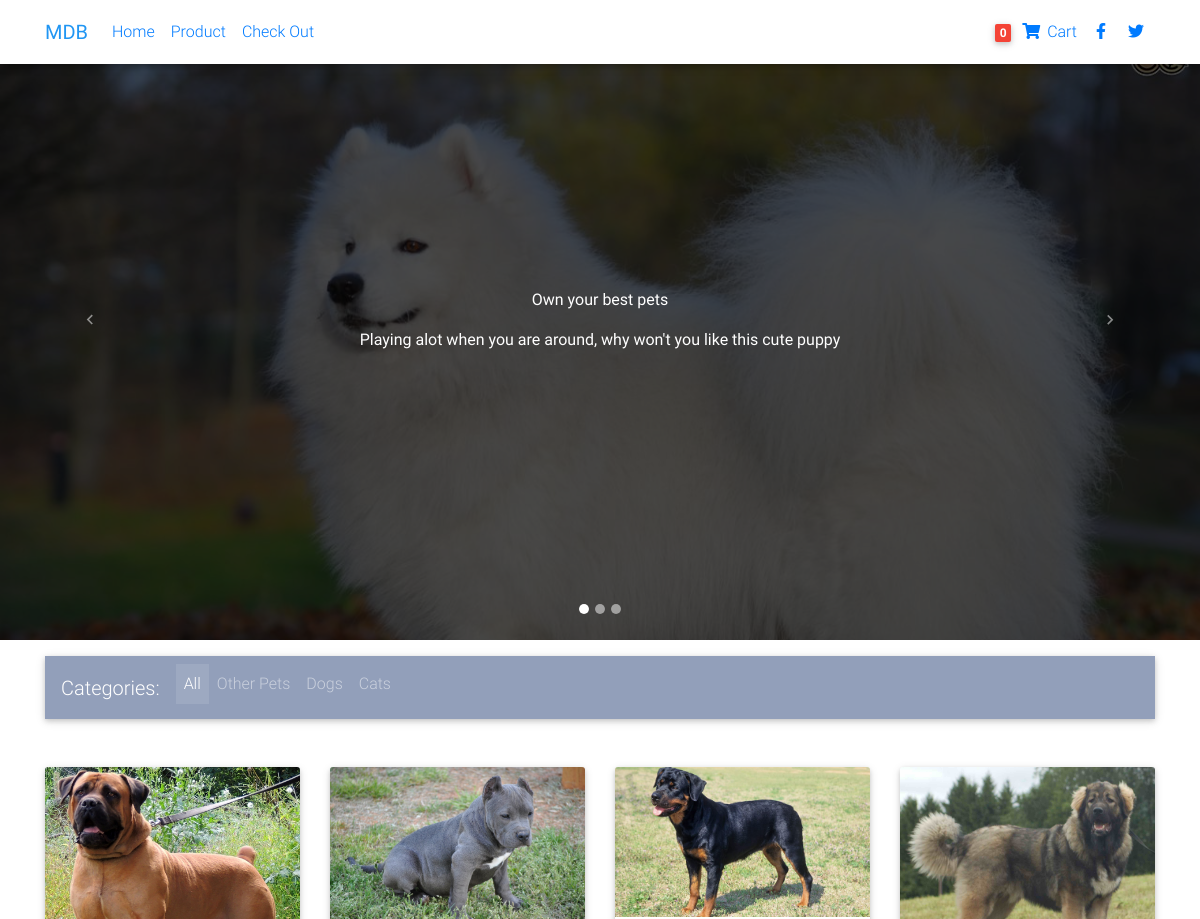
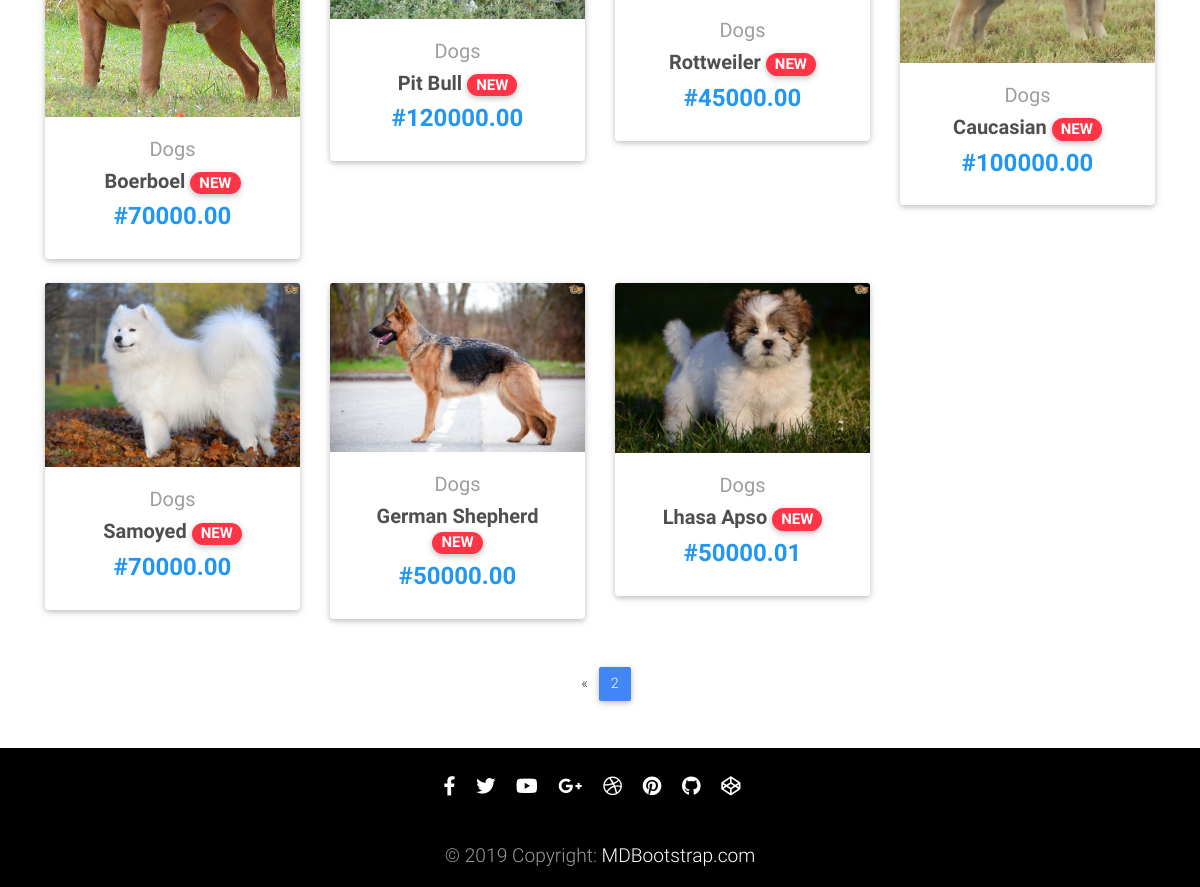
The page //cart/?page=2 on the database its author committed (2 pictures, top to bottom).
### store/models.py (models this page shows, shortened)
class Category(models.Model):
    name = models.CharField(max_length=200, db_index=True)
    slug = models.SlugField(max_length=300, unique=True)
    class Meta:
        ordering = ("-name",)
        verbose_name = "category"
        verbose_name_plural = "categories"
    def __str__(self):
        return self.name
    def get_absolute_url(self):
        return reverse("store:store_page", args=[self.slug])

class Product(models.Model):
    category = models.ForeignKey(
        Category, on_delete=models.CASCADE, related_name="products")
    name = models.CharField(max_length=200, db_index=True)
    slug = models.SlugField(max_length=300, db_index=True)
    image = models.ImageField(upload_to="product", blank=True, null=True)
    price = models.DecimalField(max_digits=10, decimal_places=2)
    available = models.BooleanField(default=False)
    description = models.TextField(blank=True, null=True)
    created = models.DateTimeField(auto_now_add=True)
    updated = models.DateTimeField(auto_now=True)
    class Meta:
        ordering = ("-created",)
        index_together = (("id", "slug"),)
    def get_absolute_url(self):
        return reverse("store:detail_page", args=[self.slug, self.id])
    @property
    def imageURL(self):
        try:
            url = self.image.url
        except ValueError:
            url = ''
        return url

### store/views.py (the view)
# urls.py: path("", views.store_page, name="store_page"),
def store_page(request, category_slug=None):
    category = None
    categories = Category.objects.all()
    product = Product.objects.filter(available=True)
    if category_slug:
        category = get_object_or_404(Category, slug=category_slug)
        product = category.products.filter(available=True)
    paginator = Paginator(product, 12)
    page = request.GET.get("page")
    try:
        product = paginator.page(page)
    except PageNotAnInteger:
        product = paginator.page(1)
    except EmptyPage:
        product = paginator.page(page.num_pages)
    return render(request, 'store-page.html', dict(category=category, categories=categories,
                                                   product=product, page=page))

### cart/cart.py (called while the page is built)
    def __len__(self):
        return sum(items["quantity"] for items in self.cart.values())

### cart/context_processor.py (called while the page is built)
def cart(request):
    cart = Cart(request)
    return {"cart": cart }

### templates/store-page.html (shortened to what this page needs)
<!DOCTYPE html>
{% load static %}
<html lang="en">
<head>
  <link rel="stylesheet" href="https://use.fontawesome.com/releases/v5.11.2/css/all.css">
  <link href="{% static 'css/bootstrap.min.css' %}" rel="stylesheet">
  <link href="{% static 'css/mdb.min.css' %}" rel="stylesheet">
  <link href="{% static 'css/style.min.css' %}" rel="stylesheet">
</head>
<body>
  <nav class="navbar fixed-top navbar-expand-lg navbar-primary white scrolling-navbar">
    <div class="container">
      <a class="navbar-brand waves-effect" href="{% url 'payment:payment_process' %}" target="_blank">
        <strong class="blue-text">MDB</strong>
      </a>
      <div class="collapse navbar-collapse" id="navbarSupportedContent">
        <ul class="navbar-nav mr-auto">
          <li class="nav-item">
            <a class="nav-link waves-effect" href="{% url 'store:store_page' %}">Home
            </a>
          </li>
          <li class="nav-item">
            <a class="nav-link waves-effect" href="https://mdbootstrap.com/docs/jquery/">Product</a>
          </li>
          <li class="nav-item">
            <a class="nav-link waves-effect" href="{% url 'orders:order_page' %}">Check
              Out
            </a>
          </li>
        </ul>
        <ul class="navbar-nav nav-flex-icons">
          {% with total_item=cart|length %}
          <li class="nav-item">
            <a class="nav-link waves-effect" href="{% url 'cart:cart_page' %}">
              <span class="badge red z-depth-1 mr-1">{{ total_item }}</span>
              <i class="fas fa-shopping-cart"></i>
              <span class="clearfix d-none d-sm-inline-block"> Cart </span>
            </a>
          </li>
          {% endwith %}
          <li class="nav-item">
            <a href="https://www.facebook.com/mdbootstrap" class="nav-link waves-effect" target="_blank">
              <i class="fab fa-facebook-f"></i>
            </a>
          </li>
          <li class="nav-item">
            <a href="https://twitter.com/MDBootstrap" class="nav-link waves-effect" target="_blank">
              <i class="fab fa-twitter"></i>
            </a>
          </li>
        </ul>
      </div>
    </div>
  </nav>
  <div id="carousel-example-1z" class="carousel slide carousel-fade pt-4" data-ride="carousel">
    <ol class="carousel-indicators">
      <li data-target="#carousel-example-1z" data-slide-to="0" class="active"></li>
      <li data-target="#carousel-example-1z" data-slide-to="1"></li>
      <li data-target="#carousel-example-1z" data-slide-to="2"></li>
    </ol>
    <div class="carousel-inner" role="listbox">
      <div class="carousel-item active">
        <div class="view"
          style="background-image: url({% static 'img/samoyed.jpg'%}); background-repeat: no-repeat; background-size: cover;">
          <div class="mask rgba-black-strong d-flex justify-content-center align-items-center">
            <div class="text-center white-text mx-5 wow fadeIn">
              <p>
                <strong>Own your best pets</strong>
              </p>
              <p class="mb-4 d-none d-md-block">
                <strong>Playing alot when you are around, why won't you like this cute puppy</strong>
              </p>
            </div>
          </div>
        </div>
      </div>
    </div>
    <a class="carousel-control-prev" href="#carousel-example-1z" role="button" data-slide="prev">
      <span class="carousel-control-prev-icon" aria-hidden="true"></span>
    </a>
    <a class="carousel-control-next" href="#carousel-example-1z" role="button" data-slide="next">
      <span class="carousel-control-next-icon" aria-hidden="true"></span>
    </a>
  </div>
  <main id="mainsection">
    <div class="container">
      <nav class="navbar navbar-expand-lg navbar-dark mdb-color lighten-3 mt-3 mb-5">
        <span class="navbar-brand">Categories:</span>
        <div class="collapse navbar-collapse" id="basicExampleNav">
          <ul class="navbar-nav mr-auto">
            <li {% if not category %} class="nav-item active" {% endif %}>
              <a class="nav-link" href="{% url 'store:store_page' %}">All
              </a>
            </li>
            {% for c in categories %}
            <li {% if category.slug is c.slug %} class="nav-item active" {% endif %}>
              <a class="nav-link" href="{{ c.get_absolute_url }}">{{ c.name }}</a>
            </li>
            {% endfor %}
          </ul>
      </nav>
      <section class="text-center mb-4">
        <div class="row wow fadeIn">
          {% for prod in product %}
          <div class="col-lg-3 col-md-6 mb-4">
            <div class="card">
              <div class="view overlay">
                <img src="{% if prod.image %}{{ prod.imageURL }}{%else %}{% static 'img/cart.png' %}{% endif %}"
                  class="card-img-top" alt="{{ prod.name }}">
              </div>
              <div class="card-body text-center">
                <a href="{{ prod.category.get_absolute_url }}" class="grey-text">
                  <h5>{{ prod.category }}</h5>
                </a>
                <h5>
                  <strong>
                    <a href="{{ prod.get_absolute_url }}" class="dark-grey-text">{{ prod.name }}
                      <span class="badge badge-pill danger-color">NEW</span>
                    </a>
                  </strong>
                </h5>
                <h4 class="font-weight-bold blue-text">
                  <strong>#{{ prod.price }}</strong>
                </h4>
              </div>
            </div>
          </div>
          {% endfor %}
        </div>
      </section>
    </div>
  </main>
  <div class="container">
    <nav class="d-flex justify-content-center wow fadeIn">
      {% with page=product %}
      <ul class="pagination pg-blue">
        {% if page.has_previous %}
        <li class="page-item">
          <a class="page-link" href="?page={{ page.previous_page_number }}" aria-label="Previous">
            <span aria-hidden="true">&laquo;</span>
          </a>
        </li>
        {% endif %}
        <li class="page-item active">
          <a class="page-link" href="?page={{ page.number }}">{{ page.number }}
          </a>
        </li>
      </ul>
      {% endwith %}
    </nav>
  </div>
  <footer id="footer" class="page-footer wow fadeIn">
    <hr class="my-4">
    <div class="pb-4">
      <a href="https://www.facebook.com/mdbootstrap" target="_blank">
        <i class="fab fa-facebook-f mr-3"></i>
      </a>
      <a href="https://twitter.com/MDBootstrap" target="_blank">
        <i class="fab fa-twitter mr-3"></i>
      </a>
      <a href="https://www.youtube.com/watch?v=7MUISDJ5ZZ4" target="_blank">
        <i class="fab fa-youtube mr-3"></i>
      </a>
      <a href="https://plus.google.com/u/0/b/107863090883699620484" target="_blank">
        <i class="fab fa-google-plus-g mr-3"></i>
      </a>
      <a href="https://dribbble.com/mdbootstrap" target="_blank">
        <i class="fab fa-dribbble mr-3"></i>
      </a>
      <a href="https://pinterest.com/mdbootstrap" target="_blank">
        <i class="fab fa-pinterest mr-3"></i>
      </a>
      <a href="https://github.com/mdbootstrap/bootstrap-material-design" target="_blank">
        <i class="fab fa-github mr-3"></i>
      </a>
      <a href="http://codepen.io/mdbootstrap/" target="_blank">
        <i class="fab fa-codepen mr-3"></i>
      </a>
    </div>
    <div class="footer-copyright py-3">
      © 2019 Copyright:
      <a href="https://mdbootstrap.com/education/bootstrap/" target="_blank"> MDBootstrap.com </a>
    </div>
  </footer>
</body>
</html>

### templates/store-page.html (style rules this page uses)
html, body, header, .carousel { height: 80vh; }
html, body { height: 100%; }
#mainsection { min-height: 100%; }
#footer { background-color: black; text-align: center; font-size: larger; position: relative; }

### rows shown on the page
Category: name "Other Pets"
Category: name "Dogs"
Category: name "Cats"
Product: image (picture), category "Dogs", name "Boerboel", price "70000.00"
Product: image (picture), category "Dogs", name "Pit Bull", price "120000.00"
Product: image+name (picture), category "Dogs", name "Rottweiler", price "45000.00"
Product: image (picture), category "Dogs", name "Caucasian", price "100000.00"
Product: image (picture), category "Dogs", name "Samoyed", price "70000.00"
Product: image (picture), category "Dogs", name "German Shepherd", price "50000.00"
Product: image (picture), category "Dogs", name "Lhasa Apso", price "50000.01"

### other values the page prints
{{ total_item }} "0"
{{ page.number }} "2"
